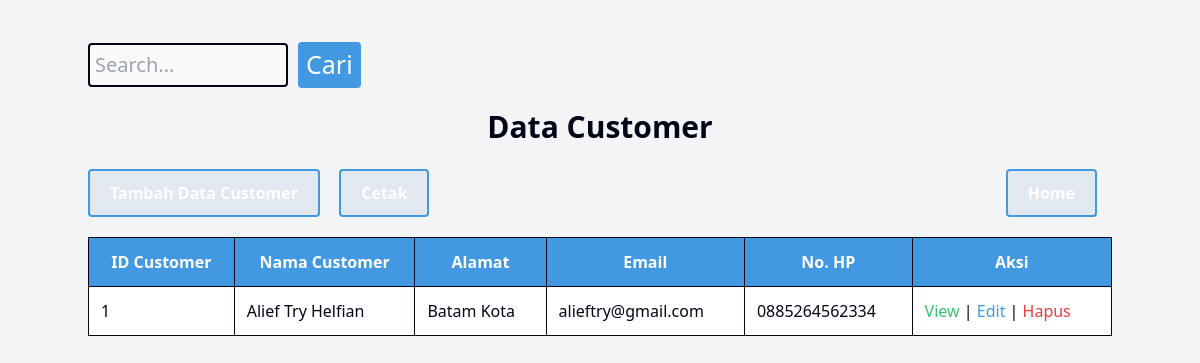
Page /rentalmobil/public/dashboard/data/dashboardcustomer.php?cari=1 on the committed database.
### tables this page shows
CREATE TABLE `customer` (
  `idcustomer` int(11) NOT NULL,
  `nama` varchar(255) DEFAULT NULL,
  `alamat` text DEFAULT NULL,
  `email` varchar(100) DEFAULT NULL,
  `no_hp` varchar(20) DEFAULT NULL
);

### rentalmobil/public/dashboard/data/dashboardcustomer.php (the view, shortened to what this page needs)
<?php
	include_once("../../../config/koneksi.php");
?>
<!DOCTYPE html>
<html>
<head>
	<link rel="stylesheet" href="../../css/output.css">
</head>
<body class="bg-gray-100">
	<div class="container mx-auto py-8">
		<form action="dashboardcustomer.php" method="GET" class="mb-4">
           <div class="search-container">
                <input type="text" name="cari" placeholder="Search..." class="border border-gray-400 rounded-md px-2 py-1" style="font-size: 20px;">
                <input type="submit" value="Cari" class="btn bg-blue-500 text-white px-4 py-1 rounded-md" style="font-size: 25px;">
            </div>
        </form>
	<h1> Data Customer </h1>
		<nav>
			<div>
				<a href="../../customer/view/tambah.php" class="btn bg-blue-500 text-white">Tambah Data Customer</a>
				<a href="../../customer/view/cetak.php" target="_blank" class="btn bg-blue-500 text-white">Cetak</a>
			</div>
            <div>
                <a href="../dashboard.php" class="btn bg-blue-500 text-white">Home</a>
            </div>
        </nav>
	<table border="1">
			<?php
				if (isset($_GET['cari'])) {
					$cari = $_GET['cari'];
					$ambildata = mysqli_query($kon, "SELECT * FROM customer WHERE idcustomer LIKE '%".$cari."%' OR nama LIKE '%".$cari."%'");
				} else {
					$ambildata = mysqli_query($kon, "SELECT * FROM customer ORDER BY idcustomer ASC ");
					$num = mysqli_num_rows($ambildata);
				}
			?>
		<tr>
			<th class="border border-gray-400 px-4 py-2 text-center"> ID Customer </th>
			<th class="border border-gray-400 px-4 py-2 text-center"> Nama Customer </th>
			<th class="border border-gray-400 px-4 py-2 text-center"> Alamat </th>
			<th class="border border-gray-400 px-4 py-2 text-center"> Email </th>
            <th class="border border-gray-400 px-4 py-2 text-center"> No. HP </th>
			<th class="border border-gray-400 px-4 py-2 text-center"> Aksi </th>
		</tr>
		<tbody>
		<?php
			while ($userAmbilData = mysqli_fetch_array($ambildata)) {
				echo "<tr>";
					echo "<td class='border border-gray-400 px-4 py-2'>" . $idcustomer = $userAmbilData['idcustomer'] . "</td>";
					echo "<td class='border border-gray-400 px-4 py-2'>" . $nama = $userAmbilData['nama'] . "</td>";
					echo "<td class='border border-gray-400 px-4 py-2'>" . $alamat = $userAmbilData['alamat'] . "</td>";
					echo "<td class='border border-gray-400 px-4 py-2'>" . $email = $userAmbilData['email'] . "</td>";
                    echo "<td class='border border-gray-400 px-4 py-2'>" . $no_hp = $userAmbilData['no_hp'] . "</td>";
					echo "<td class='border border-gray-400 px-4 py-2'>
							<a href='../../customer/view/view.php?idcustomer=" . $userAmbilData['idcustomer'] . "' class='btn btn-view'> View </a> |
							<a href='../../customer/view/update.php?idcustomer=" . $userAmbilData['idcustomer'] . "' class='btn btn-edit'> Edit </a> |
							<a href='../../customer/Controller/customerhapus.php?idcustomer=" . $userAmbilData['idcustomer'] ."' class='btn btn-hapus'> Hapus </a>
						</td>";
				echo "</tr>";
			}
		?>
		</tbody>
	</table>
	</div>
</body>
</html>

### rentalmobil/public/dashboard/data/dashboardcustomer.php (style rules this page uses)
h1 { text-align: center; color: #020617; font-weight: bold; margin-bottom: 20px; font-size: 30px; }
nav { display: flex; justify-content: space-between; align-items: center; margin-bottom: 10px; }
nav a { padding: 10px 20px; margin-right: 15px; color: #1a365d; font-weight: bold; text-decoration: none; display: inline-block; background-color: #e2e8f0; border: 2px solid #4299e1; border-radius: 4px; }
table { border-collapse: collapse; width: 100%; margin-top: 20px; }
th, td { border: 3px solid #020617; padding: 12px; text-align: left; color: #020617; background-color: #fff; }
th:first-child { color: #fff; }
th { font-weight: bold; background-color: #4299e1; }
td { font-size: 16px; }
th:first-child, th:nth-child(2), th:nth-child(3), th:nth-child(4), th:nth-child(5), th:nth-child(6) { color: #fff; }
.btn-view { color: #38c172; }
.btn-edit { color: #4299e1; }
.btn-hapus { color: #e53e3e; }
.search-container { display: flex; align-items: center; }
.search-container input[type=text] { width: 200px; margin-top: 10px; padding: 5px; font-size: 5px; border: 2px solid #020617; border-radius: 4px; background-color: rgba(255, 255, 255, 0.5); }
.search-container input[type=submit] { background-color: #4299e1; color: white; border: none; padding: 4px 8px; border-radius: 4px; cursor: pointer; font-size: 14px; margin-left: 10px; margin-top: 10px; }

### rows in the picture
customer: idcustomer "1", nama "Alief Try Helfian", alamat "Batam Kota", email "alieftry@gmail.com", no_hp "0885264562334"
